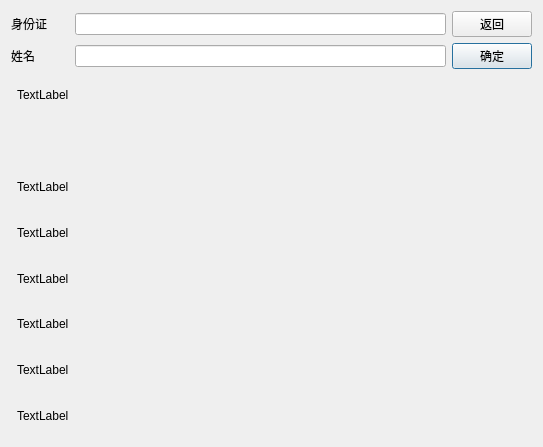
<?xml version="1.0" encoding="UTF-8"?>
<ui version="4.0">
 <class>chuxungoupiaoxinxi</class>
 <widget class="QDialog" name="chuxungoupiaoxinxi">
  <property name="geometry">
   <rect>
    <x>0</x>
    <y>0</y>
    <width>543</width>
    <height>447</height>
   </rect>
  </property>
  <property name="windowTitle">
   <string>Dialog</string>
  </property>
  <layout class="QGridLayout" name="gridLayout">
   <item row="0" column="2">
    <widget class="QLineEdit" name="shen"/>
   </item>
   <item row="0" column="0" colspan="2">
    <widget class="QLabel" name="label">
     <property name="text">
      <string>身份证</string>
     </property>
    </widget>
   </item>
   <item row="1" column="0" colspan="2">
    <widget class="QLabel" name="v">
     <property name="text">
      <string>姓名</string>
     </property>
    </widget>
   </item>
   <item row="1" column="2">
    <widget class="QLineEdit" name="xing"/>
   </item>
   <item row="6" column="1">
    <widget class="QLabel" name="xingming">
     <property name="text">
      <string>TextLabel</string>
     </property>
    </widget>
   </item>
   <item row="7" column="1">
    <widget class="QLabel" name="dianhuahaoma">
     <property name="text">
      <string>TextLabel</string>
     </property>
    </widget>
   </item>
   <item row="8" column="1">
    <widget class="QLabel" name="piaojia">
     <property name="text">
      <string>TextLabel</string>
     </property>
    </widget>
   </item>
   <item row="1" column="3">
    <widget class="QPushButton" name="t">
     <property name="text">
      <string>确定</string>
     </property>
    </widget>
   </item>
   <item row="2" column="1">
    <widget class="QLabel" name="qidianzhan">
     <property name="text">
      <string>TextLabel</string>
     </property>
    </widget>
   </item>
   <item row="3" column="0" rowspan="2" colspan="2">
    <widget class="QLabel" name="r_2">
     <property name="text">
      <string/>
     </property>
    </widget>
   </item>
   <item row="4" column="1">
    <widget class="QLabel" name="zhongdianzhan">
     <property name="text">
      <string>TextLabel</string>
     </property>
    </widget>
   </item>
   <item row="5" column="1">
    <widget class="QLabel" name="shenfenzheng">
     <property name="text">
      <string>TextLabel</string>
     </property>
    </widget>
   </item>
   <item row="9" column="1">
    <widget class="QLabel" name="yujidaodashijian">
     <property name="text">
      <string>TextLabel</string>
     </property>
    </widget>
   </item>
   <item row="0" column="3">
    <widget class="QPushButton" name="fanhui">
     <property name="text">
      <string>返回</string>
     </property>
    </widget>
   </item>
  </layout>
 </widget>
 <resources/>
 <connections/>
</ui>
